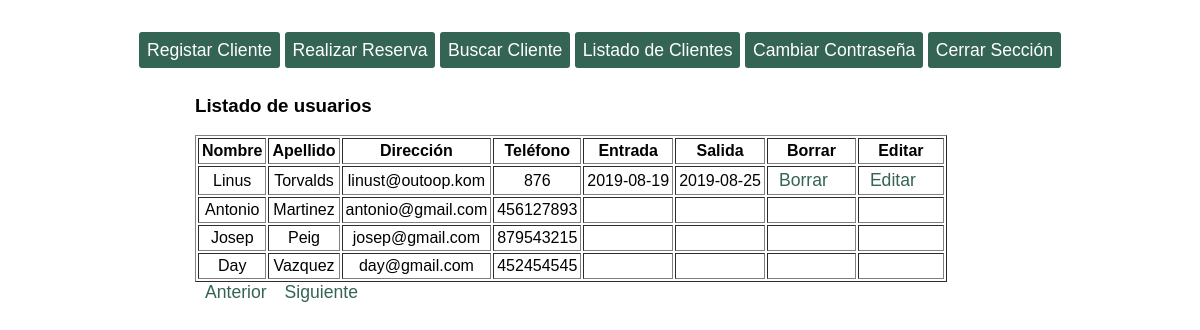
Page /listado.php?pagina=3 (signed in) on the committed database.
### tables this page shows
CREATE TABLE `reservas` (
  `id_reserva` int(11) NOT NULL AUTO_INCREMENT,
  `id_cliente` int(11) NOT NULL,
  `entrada` date NOT NULL,
  `salida` date NOT NULL,
  PRIMARY KEY (`id_reserva`),
  KEY `fk_reservas_clientes` (`id_cliente`),
  CONSTRAINT `fk_reservas_clientes` FOREIGN KEY (`id_cliente`) REFERENCES `clientes` (`id_cliente`)
);

CREATE TABLE `clientes` (
  `id_cliente` int(11) NOT NULL AUTO_INCREMENT,
  `nombre` varchar(50) NOT NULL,
  `apellido` varchar(50) NOT NULL,
  `correo` varchar(128) NOT NULL,
  `telefono` int(11) NOT NULL,
  PRIMARY KEY (`id_cliente`),
  UNIQUE KEY `correo` (`correo`)
);

### libreria.php (the view, shortened to what this page needs)
<?php
class Basedatos {
    public $db;
function __construct() {
  $this->db= $this->conectar(DB_HOST,DB_USERNAME,DB_PASSWORD,DB_NAME);
}
public function conectar($pdb_host,$pdb_user,$pdb_pass,$pdb_name){
	$db= new mysqli($pdb_host,$pdb_user,$pdb_pass,$pdb_name);
   return $db;
}
 function generar_tabla($parray){
 	if(isset($parray)){
 		$cant=count($parray);
 		$tabla="<table border='1' cellpadding='3'><tr><th>Nombre</th><th>Apellido</th><th>Dirección</th><th>Teléfono</th><th>Entrada</th><th>Salida</th><th>Borrar</th><th>Editar</th></tr>";
 		for ($i=0;$i<$cant;$i++){
 			$tabla.="<tr align='center'>";
 			$tabla.="<td>".$parray[$i]['nombre']."</td>";
 			$tabla.="<td>".$parray[$i]['apellido']."</td>";
 			$tabla.="<td>".$parray[$i]['correo']."</td>";
 			$tabla.="<td>".$parray[$i]['telefono']."</td>";
 			$tabla.="<td>".$parray[$i]['entrada']."</td>";
 			$tabla.="<td>".$parray[$i]['salida']."</td>";
      if($parray[$i]['entrada']!=NULL){
        $tabla.="<td><a href=listado.php?borrar={$parray[$i]['id_reserva']}>Borrar<a></td>";
        $tabla.="<td><a href=listado.php?editar={$parray[$i]['id_reserva']}>Editar<a></td>";
      }else{
        $tabla.="<td></td>";
        $tabla.="<td></td>";
      }
 			$tabla.="</tr>\n";
 		}
 		$tabla.="</table>";
 		return $tabla;
 	}
 }
 function mostrar($pconsulta){
    $resultado=$this->db->query($pconsulta);
    $array_resultado=[];
    if($resultado->num_rows>0){
        while ($fila = $resultado->fetch_assoc()){
         $array_resultado[]=$fila;
        }
    }
    return $array_resultado;
}
function paginacion($ptamano_pagina,$ppagina){
  $consulta = " SELECT * FROM clientes LEFT JOIN reservas ON clientes.id_cliente=reservas.id_cliente LIMIT ".$ppagina * $ptamano_pagina.",".$ptamano_pagina;
  $consulta2 = " SELECT COUNT(id_cliente) AS num FROM clientes";
  $resultado = $this->db->query($consulta2);
  $fila_registro = $resultado->fetch_assoc();
  $array_tabla = $this->mostrar($consulta);
  echo $this->generar_tabla($array_tabla);
  $anterior = $ppagina - 1;
  $siguiente = $ppagina + 1;
  if($ppagina != 0){
      echo "<a href=listado.php?pagina={$anterior} class='enlace_paginacion'>Anterior</a>";
  }
  if($ppagina < ($fila_registro['num']/$ptamano_pagina)-1){
      echo "<a href=listado.php?pagina={$siguiente}>Siguiente</a>";
  }
}
}
?>

### style.css (style rules this page uses)
* { font-family: sans-serif; box-sizing: border-box; }
body,html { margin: 0; padding: 0; height: 100%; }
a { text-decoration: none; padding:8px; box-sizing: border-box; font-size: 1.1em; font-family: sans-serif; color:#346454; }
#header_nav { display:flex; justify-content: center; padding-top:40px; }
#nav_principal { width: 80%; text-align: center; }
#nav_principal a { background-color:#346454; border-radius: 3px; color: white; }
.enlace_paginacion { padding: 10px; box-sizing: border-box; }

### rows in the picture
reservas: id_cliente.nombre "Linus", id_cliente.apellido "Torvalds", id_cliente.correo "linust@outoop.kom", id_cliente.telefono "876", entrada "2019-08-19", salida "2019-08-25"
clientes: nombre "Antonio", apellido "Martinez", correo "antonio@gmail.com", telefono "456127893"
clientes: nombre "Josep", apellido "Peig", correo "josep@gmail.com", telefono "879543215"
clientes: nombre "Day", apellido "Vazquez", correo "day@gmail.com", telefono "452454545"
